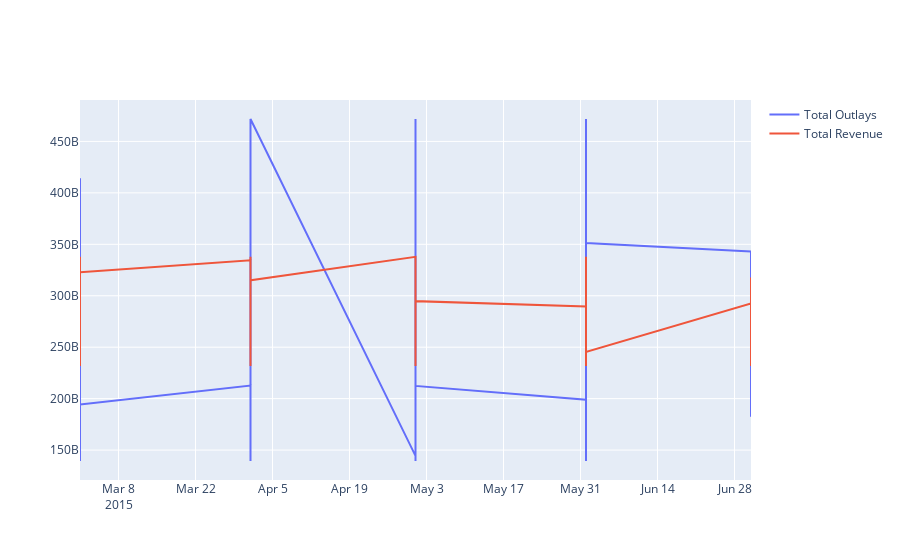

Notebook source saved alongside this figure:
### Code cell
fig = go.Figure()
fig.add_trace(go.Scatter(x=df["date"], y=df["current_month_gross_rcpt_amt"], mode="lines", name="Total Outlays"))
fig.add_trace(go.Scatter(x=df["date"], y=df["current_month_gross_outly_amt"], mode="lines", name="Total Revenue"))
fig.show()
